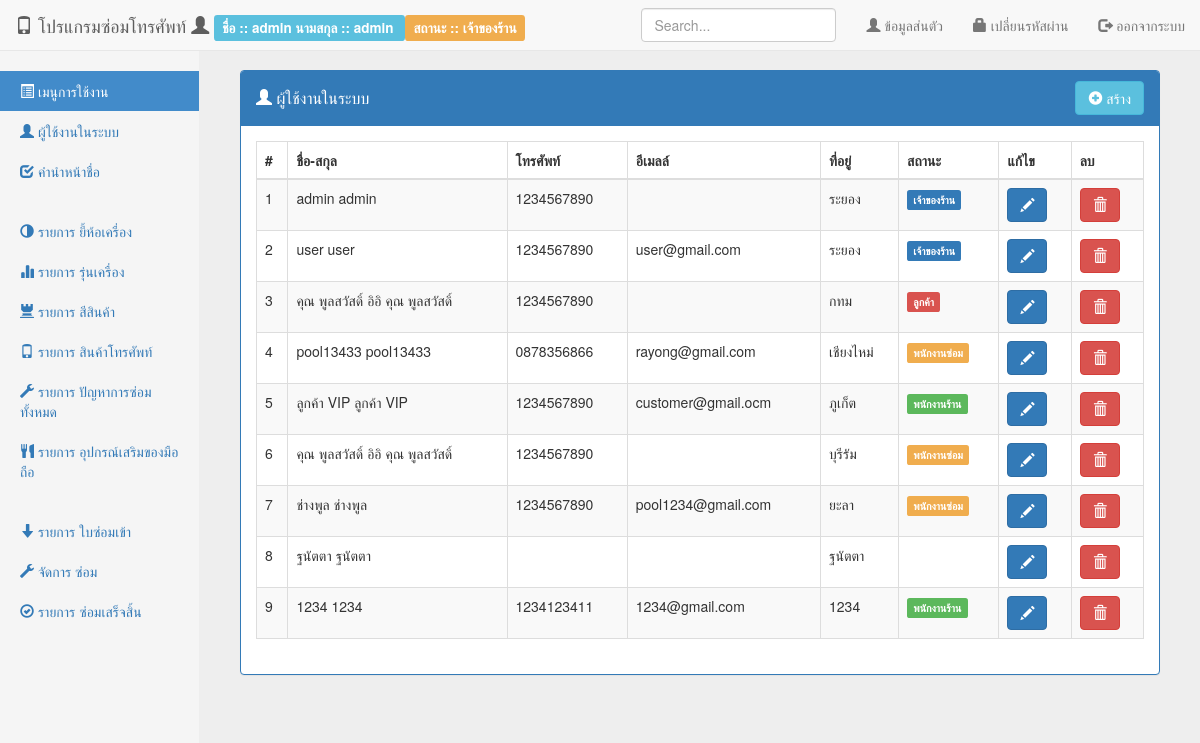
Before: /src/back/index.php?page=list-person (signed in) with the older database file.
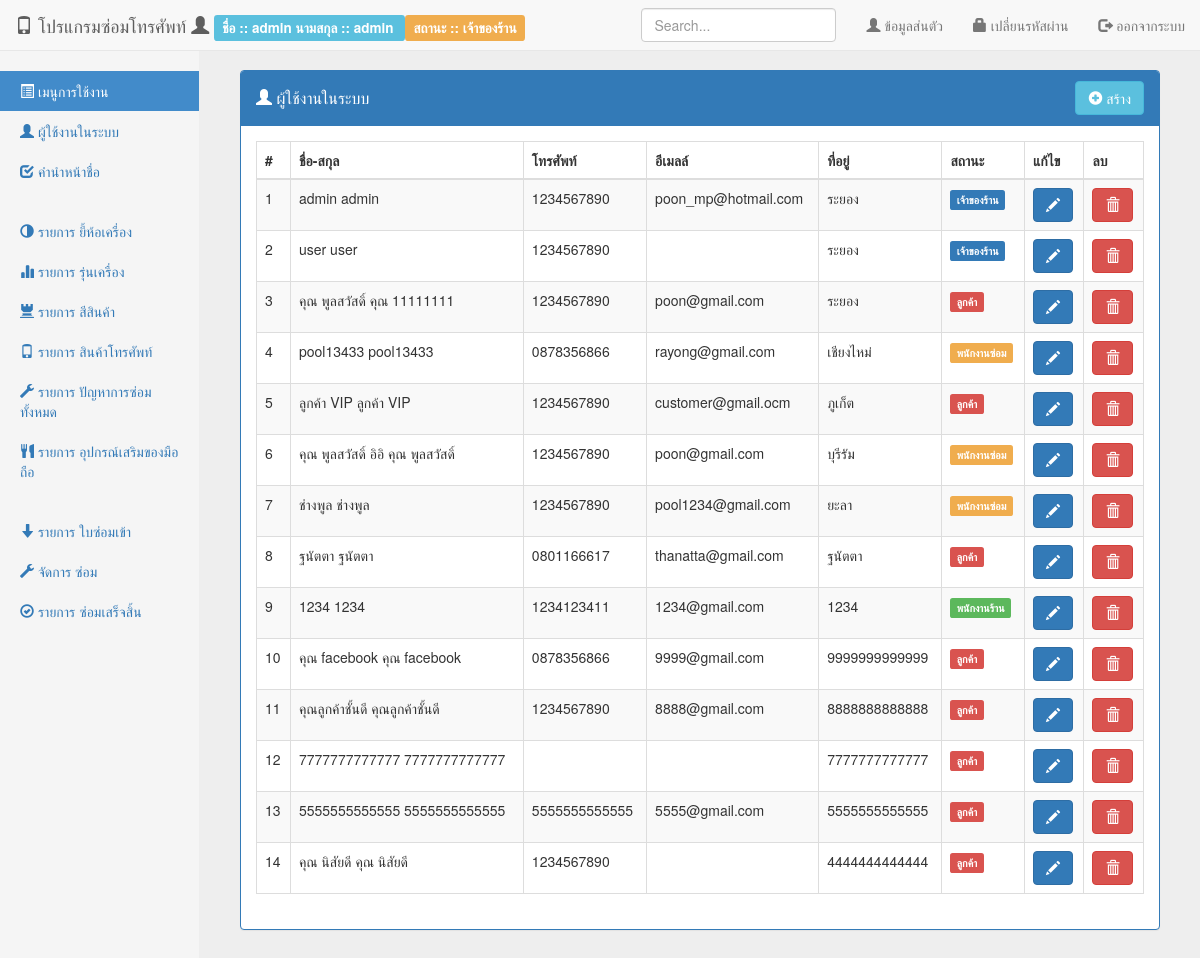
After: the same page with the newer database file.
### tables this page shows
CREATE TABLE IF NOT EXISTS `person` (
  `per_id` int(11) NOT NULL AUTO_INCREMENT,
  `per_status` int(2) NOT NULL COMMENT ' ''1'' => ''พนักงานร้าน'',         ''2'' => ''พนักงานซ่อม'',         ''3'' => ''เจ้าของร้าน'',         ''4'' => ''ลูกค้า'',',
  `per_fname` varchar(50) NOT NULL,
  `per_lname` varchar(50) NOT NULL,
  `per_username` varchar(50) NOT NULL,
  `per_password` varchar(50) NOT NULL,
  `per_idcard` varchar(15) NOT NULL,
  `per_address` text NOT NULL,
  `per_mobile` varchar(50) NOT NULL,
  `per_email` varchar(50) NOT NULL,
  `per_createdate` timestamp NOT NULL DEFAULT CURRENT_TIMESTAMP,
  `per_createby` int(11) NOT NULL,
  `per_updatedate` timestamp NOT NULL DEFAULT CURRENT_TIMESTAMP,
  `per_updateby` int(11) NOT NULL,
  `pre_id` int(11) DEFAULT NULL,
  PRIMARY KEY (`per_id`),
  UNIQUE KEY `per_idcard` (`per_idcard`),
  KEY `per_idcard_2` (`per_idcard`)
);

### src/config/extension.php (called while the page is built, shortened)
<?php
function listPersonStatus() {
    return array(
        '1' => 'พนักงานร้าน',
        '2' => 'พนักงานซ่อม',
        '3' => 'เจ้าของร้าน',
        '4' => 'ลูกค้า',
    );
}
function getDataList($params, $list) {
    $array = $list;
    if (!empty($params)):
        $result = "";
        foreach ($array as $key => $value):
            if ($key == $params):
                $result = $value;
            endif;
        endforeach;
        return $result;
    endif;
}
function listPersonStatusColor() {
    return array(
        '1' => 'success',
        '2' => 'warning',
        '3' => 'primary',
        '4' => 'danger',
    );
}

### src/back/list-person.php (the view, shortened to what this page needs)
<div class="panel panel-primary">
    <div class="panel-heading clearfix">
        <h4 class="panel-title pull-left" style="padding-top: 7.5px;">
            <i class="glyphicon glyphicon-user"></i> ผู้ใช้งานในระบบ
        </h4>
        <div class="btn-group pull-right">
            <a href="index.php?page=frm-person" class="btn btn-info">
                <i class="glyphicon glyphicon-plus-sign"></i> สร้าง
            </a>
        </div>
    </div>
    <div class="panel-body">
        <div class="table-responsive">
            <table class="table table-striped table-bordered dataTable" data-defaultsort="desc">
                <thead>
                    <tr>
                        <th>#</th>
                        <th>ชื่อ-สกุล</th>
                        <th>โทรศัพท์</th>
                        <th>อีเมลล์</th>
                        <th>ที่อยู่</th>
                        <th>สถานะ</th>
                        <th>แก้ไข</th>
                        <th>ลบ</th>
                    </tr>
                </thead>
                <tbody>
                    <?php
                    $sql_person = "SELECT * FROM person ORDER BY per_id";
                    $query_person = mysql_query($sql_person) or die(mysql_error());
                    $row = 1;
                    while ($data = mysql_fetch_array($query_person)):
                        ?>
                        <tr>
                            <td><?= $row ?></td>
                            <td><?= $data['per_fname'] . "  " . $data['per_lname'] ?></td>
                            <td><?= $data['per_mobile'] ?></td>
                            <td><?= $data['per_email'] ?></td>
                            <td><?= $data['per_address'] ?></td>
                            <td>
                                <span class="label label-<?= getDataList($data['per_status'], listPersonStatusColor()) ?>">
                                    <?= getDataList($data['per_status'], listPersonStatus()) ?>
                                </span>
                            </td>
                            <td>
                                <a href="index.php?page=frm-person&id=<?= $data['per_id'] ?>" class="btn btn-primary">
                                    <i class="glyphicon glyphicon-pencil"></i>
                                </a>
                            </td>
                            <td>
                                <button type="button" class="btn btn-danger" onclick="delete_data(<?= $data['per_id'] ?>, '../action/person.php?method=delete')">
                                    <i class="glyphicon glyphicon-trash"></i>
                                </button>
                            </td>
                        </tr>
                        <?php
                        $row++;
                    endwhile;
                    ?>
                </tbody>
            </table>
        </div>
    </div>
</div>

Changed rows visible on the page:
changed person "admin": per_email (not shown) → "poon_mp@hotmail.com"
changed person "user": per_email "user@gmail.com" → (not shown)
changed person (number 3 of 14 on the later page): per_fname "คุณ พูลสวัสดิ์ อิอิ" → "คุณ พูลสวัสดิ์"; per_lname "คุณ พูลสวัสดิ์" → "คุณ 11111111"; per_email (not shown) → "poon@gmail.com"; per_address "กทม" → "ระยอง"
changed person "ลูกค้า VIP": per_status "พนักงานร้าน" → "ลูกค้า"
changed person "คุณ พูลสวัสดิ์ อิอิ": per_email (not shown) → "poon@gmail.com"
changed person "ฐนัตตา": per_mobile (not shown) → "0801166617"; per_email (not shown) → "thanatta@gmail.com"; per_status (not shown) → "ลูกค้า"
added person: per_fname "คุณ facebook", per_lname "คุณ facebook", per_mobile "0878356866", per_email "9999@gmail.com", per_address "9999999999999", per_status "ลูกค้า"
added person: per_fname "คุณลูกค้าชั้นดี", per_lname "คุณลูกค้าชั้นดี", per_mobile "1234567890", per_email "8888@gmail.com", per_address "8888888888888", per_status "ลูกค้า"
added person: per_fname "7777777777777", per_lname "7777777777777", per_address "7777777777777", per_status "ลูกค้า"
added person: per_fname "5555555555555", per_lname "5555555555555", per_mobile "5555555555555", per_email "5555@gmail.com", per_address "5555555555555", per_status "ลูกค้า"
added person: per_fname "คุณ นิสัยดี", per_lname "คุณ นิสัยดี", per_mobile "1234567890", per_address "4444444444444", per_status "ลูกค้า"
